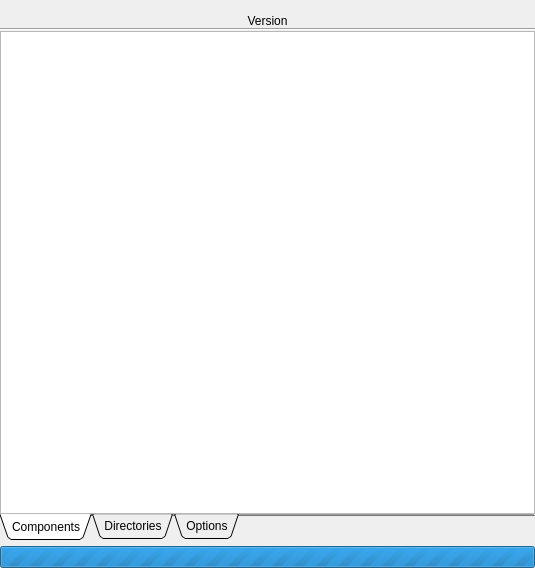
<?xml version="1.0" encoding="UTF-8"?>
<ui version="4.0">
 <class>GnuPGInfo</class>
 <widget class="QWidget" name="GnuPGInfo">
  <property name="geometry">
   <rect>
    <x>0</x>
    <y>0</y>
    <width>535</width>
    <height>568</height>
   </rect>
  </property>
  <property name="windowTitle">
   <string>GnuPG Info</string>
  </property>
  <layout class="QGridLayout" name="gridLayout">
   <property name="leftMargin">
    <number>0</number>
   </property>
   <property name="topMargin">
    <number>0</number>
   </property>
   <property name="rightMargin">
    <number>0</number>
   </property>
   <property name="bottomMargin">
    <number>0</number>
   </property>
   <item row="0" column="0">
    <layout class="QVBoxLayout" name="verticalLayout" stretch="0,0,0,0">
     <property name="spacing">
      <number>0</number>
     </property>
     <property name="leftMargin">
      <number>0</number>
     </property>
     <property name="topMargin">
      <number>0</number>
     </property>
     <property name="rightMargin">
      <number>0</number>
     </property>
     <property name="bottomMargin">
      <number>0</number>
     </property>
     <item>
      <widget class="QLabel" name="label">
       <property name="sizePolicy">
        <sizepolicy hsizetype="Preferred" vsizetype="Maximum">
         <horstretch>0</horstretch>
         <verstretch>0</verstretch>
        </sizepolicy>
       </property>
       <property name="text">
        <string/>
       </property>
       <property name="pixmap">
        <pixmap>:/icons/gnupg.png</pixmap>
       </property>
       <property name="alignment">
        <set>Qt::AlignmentFlag::AlignCenter</set>
       </property>
       <property name="margin">
        <number>10</number>
       </property>
      </widget>
     </item>
     <item>
      <widget class="QLabel" name="gnupgVersionLabel">
       <property name="text">
        <string>Version</string>
       </property>
       <property name="alignment">
        <set>Qt::AlignmentFlag::AlignCenter</set>
       </property>
       <property name="margin">
        <number>5</number>
       </property>
      </widget>
     </item>
     <item>
      <widget class="Line" name="line">
       <property name="sizePolicy">
        <sizepolicy hsizetype="Minimum" vsizetype="Fixed">
         <horstretch>0</horstretch>
         <verstretch>0</verstretch>
        </sizepolicy>
       </property>
       <property name="orientation">
        <enum>Qt::Orientation::Horizontal</enum>
       </property>
      </widget>
     </item>
     <item>
      <widget class="QTabWidget" name="tabWidget">
       <property name="tabPosition">
        <enum>QTabWidget::TabPosition::South</enum>
       </property>
       <property name="tabShape">
        <enum>QTabWidget::TabShape::Triangular</enum>
       </property>
       <property name="currentIndex">
        <number>0</number>
       </property>
       <property name="elideMode">
        <enum>Qt::TextElideMode::ElideMiddle</enum>
       </property>
       <property name="documentMode">
        <bool>true</bool>
       </property>
       <property name="tabsClosable">
        <bool>false</bool>
       </property>
       <property name="tabBarAutoHide">
        <bool>true</bool>
       </property>
       <widget class="QWidget" name="tab">
        <attribute name="title">
         <string>Components</string>
        </attribute>
        <layout class="QGridLayout" name="gridLayout_3">
         <property name="leftMargin">
          <number>0</number>
         </property>
         <property name="topMargin">
          <number>0</number>
         </property>
         <property name="rightMargin">
          <number>0</number>
         </property>
         <property name="bottomMargin">
          <number>0</number>
         </property>
         <item row="0" column="0">
          <widget class="QTableWidget" name="componentDetailsTable">
           <property name="sizeAdjustPolicy">
            <enum>QAbstractScrollArea::SizeAdjustPolicy::AdjustIgnored</enum>
           </property>
           <property name="autoScrollMargin">
            <number>16</number>
           </property>
           <property name="editTriggers">
            <set>QAbstractItemView::EditTrigger::NoEditTriggers</set>
           </property>
          </widget>
         </item>
        </layout>
       </widget>
       <widget class="QWidget" name="tab_2">
        <attribute name="title">
         <string>Directories</string>
        </attribute>
        <layout class="QGridLayout" name="gridLayout_2">
         <property name="leftMargin">
          <number>0</number>
         </property>
         <property name="topMargin">
          <number>0</number>
         </property>
         <property name="rightMargin">
          <number>0</number>
         </property>
         <property name="bottomMargin">
          <number>0</number>
         </property>
         <item row="0" column="0">
          <widget class="QTableWidget" name="directoriesDetailsTable">
           <property name="sizeAdjustPolicy">
            <enum>QAbstractScrollArea::SizeAdjustPolicy::AdjustIgnored</enum>
           </property>
           <property name="editTriggers">
            <set>QAbstractItemView::EditTrigger::NoEditTriggers</set>
           </property>
          </widget>
         </item>
        </layout>
       </widget>
       <widget class="QWidget" name="tab_3">
        <attribute name="title">
         <string>Options</string>
        </attribute>
        <layout class="QHBoxLayout" name="horizontalLayout">
         <property name="leftMargin">
          <number>0</number>
         </property>
         <property name="topMargin">
          <number>0</number>
         </property>
         <property name="rightMargin">
          <number>0</number>
         </property>
         <property name="bottomMargin">
          <number>0</number>
         </property>
         <item>
          <widget class="QTableWidget" name="optionDetailsTable"/>
         </item>
        </layout>
       </widget>
      </widget>
     </item>
    </layout>
   </item>
   <item row="1" column="0">
    <widget class="QProgressBar" name="loadProgressBar">
     <property name="maximum">
      <number>0</number>
     </property>
     <property name="value">
      <number>-1</number>
     </property>
     <property name="textVisible">
      <bool>false</bool>
     </property>
    </widget>
   </item>
  </layout>
 </widget>
 <resources>
  <include location="../gpgfrontend.qrc"/>
 </resources>
 <connections/>
</ui>
